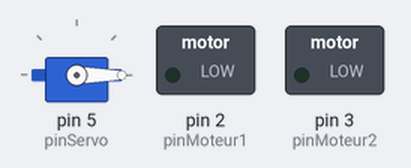
Bench run of a sketch on a simulated Arduino Uno, built with avr-gcc and run on an emulated ATmega328P. Shown: servo, switched loads named in the sketch (green lamp = pin HIGH).

Above: at 0.1 s.
At 39.1 s:
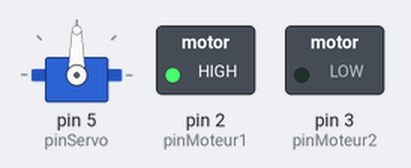
Timing chart, 0 to 40.0 s (numbered marks = the images above):
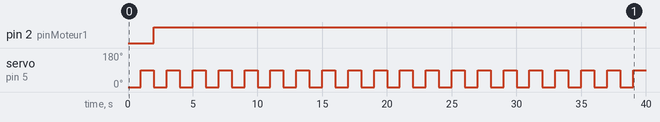

The sketch:

ServoMoteurAndMoteur.ino
```cpp
// Moteur
// ENA 1  2
//  0  *  * Arret
//  1  0  0 Pause
//  1  0  1 Horaire
//  1  1  0 AntiHoraire
//  1  1  1 Pause
// ENB 4  3
//  0  *  * Arret
//  1  0  0 Pause
//  1  0  1 Horaire
//  1  1  0 AntiHoraire
//  1  1  1 Pause

// ServoMoteur
// Orange Pin
// Red 5V
// Black GND

#include <Servo.h> // bibliothèque Servo
int pinServo = 5; // variable pour stocker le pin pour la commande
Servo leServo; // on définit un objet Servo nommé leServo

int pinMoteur1 = 2;
int pinMoteur2 = 3;

void setup() {
  //servo
  leServo.attach(pinServo); // on relie l'objet au pin de commande
  //moteur
  pinMode(pinMoteur1,OUTPUT);
  pinMode(pinMoteur2,OUTPUT);
}

void loop() {
  //servo moteur
  leServo.write(0); // on dit à l'objet de mettre le servo à 0°
  delay(1000);
  leServo.write(90); // position à 179, 180 est à éviter car cela forcerait le servo à dépasser ses limites
  delay(1000);
  //moteur
  digitalWrite(pinMoteur1,HIGH);
  digitalWrite(pinMoteur2,LOW);
}
```

Measured:
- by itself, pin 2 (pinMoteur1): LOW → HIGH at 2.0 s
- by itself, servo on pin 5 (pinServo): alternates 90° for 1.0 s and 0° for 1.0 s
